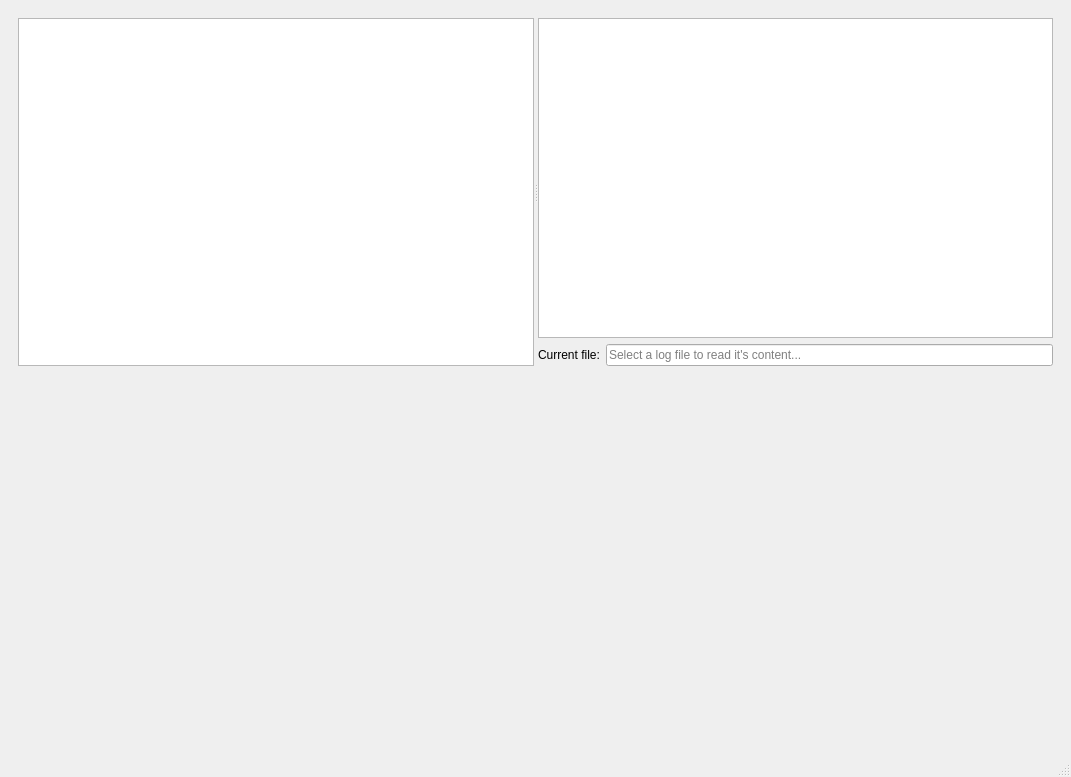
<?xml version="1.0" encoding="UTF-8"?>
<ui version="4.0">
 <class>MainWindow</class>
 <widget class="QMainWindow" name="MainWindow">
  <property name="geometry">
   <rect>
    <x>0</x>
    <y>0</y>
    <width>1071</width>
    <height>777</height>
   </rect>
  </property>
  <property name="windowTitle">
   <string>MainWindow</string>
  </property>
  <widget class="QWidget" name="centralwidget">
   <layout class="QVBoxLayout" name="verticalLayout">
    <item>
     <widget class="QWidget" name="widgetTop" native="true">
      <layout class="QVBoxLayout" name="verticalLayout_11">
       <item>
        <widget class="QSplitter" name="splitter">
         <property name="orientation">
          <enum>Qt::Orientation::Horizontal</enum>
         </property>
         <widget class="QWidget" name="verticalLayoutWidget_2">
          <layout class="QVBoxLayout" name="verticalLeftLogView">
           <item>
            <widget class="QTextEdit" name="textEdit"/>
           </item>
          </layout>
         </widget>
         <widget class="QWidget" name="verticalLayoutWidget_4">
          <layout class="QVBoxLayout" name="verticalRightTreeView">
           <item>
            <widget class="QTreeView" name="treeView"/>
           </item>
           <item>
            <layout class="QHBoxLayout" name="horizontalLayout_2">
             <item>
              <widget class="QLabel" name="label">
               <property name="text">
                <string>Current file:</string>
               </property>
              </widget>
             </item>
             <item>
              <widget class="QLineEdit" name="lineEdit">
               <property name="placeholderText">
                <string>Select a log file to read it's content...</string>
               </property>
              </widget>
             </item>
            </layout>
           </item>
          </layout>
         </widget>
        </widget>
       </item>
      </layout>
     </widget>
    </item>
    <item>
     <widget class="QWidget" name="widget_2" native="true">
      <layout class="QVBoxLayout" name="verticalLayout_3">
       <item>
        <layout class="QVBoxLayout" name="verticalLayout_2"/>
       </item>
      </layout>
     </widget>
    </item>
   </layout>
  </widget>
  <widget class="QMenuBar" name="menubar">
   <property name="geometry">
    <rect>
     <x>0</x>
     <y>0</y>
     <width>1071</width>
     <height>33</height>
    </rect>
   </property>
  </widget>
  <widget class="QStatusBar" name="statusbar"/>
 </widget>
 <resources/>
 <connections/>
</ui>
